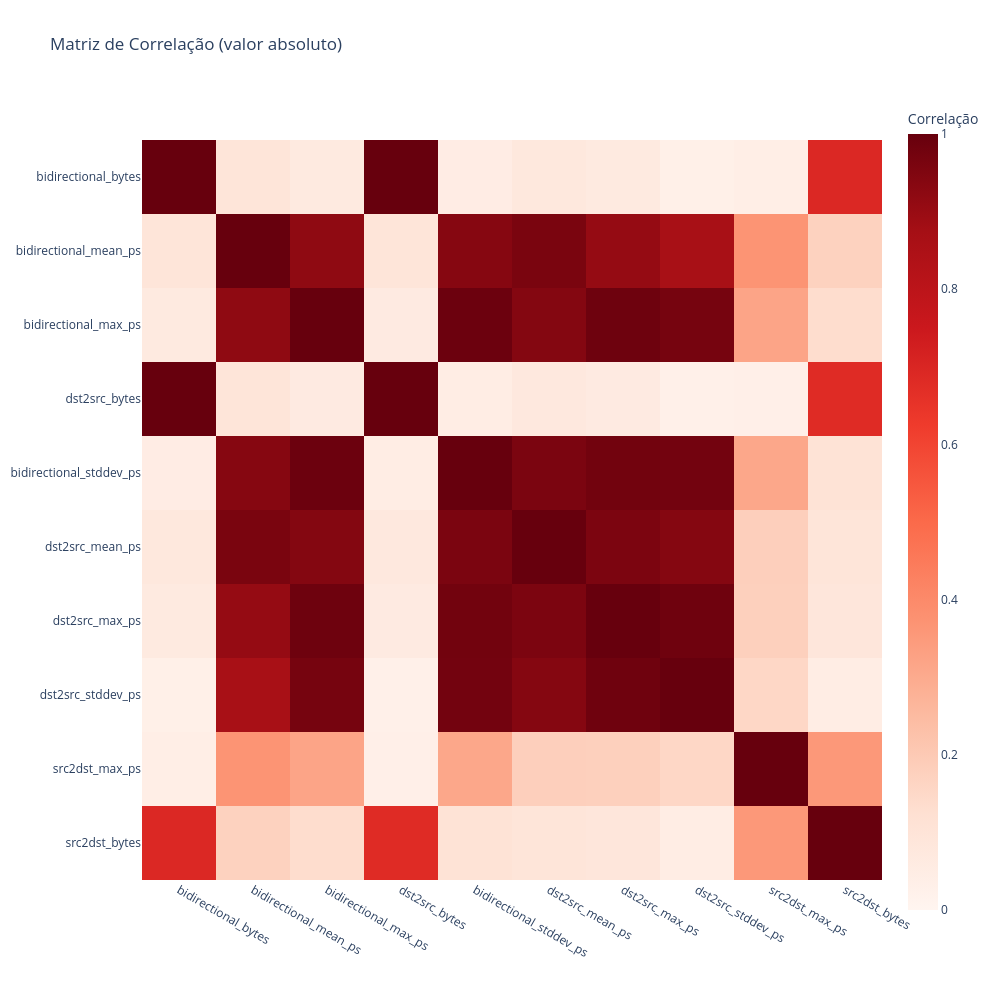

The notebook cell saved with this chart:
### Code cell
top_features_df = features_df[top_features]
corr_matrix = top_features_df.corr(method="pearson")
nb_plot.correlation_heatmap(corr_matrix, is_abs = True)
#display(corre_matrix)

### Figure 1 — Plotly figure (JSON) as saved in the notebook; plotly's stock layout.template omitted (floating-point values rounded to 4 significant figures)
{"data": [{"coloraxis": "coloraxis", "name": "0", "x": ["bidirectional_bytes", "bidirectional_mean_ps", "bidirectional_max_ps", "dst2src_bytes", "bidirectional_stddev_ps", "dst2src_mean_ps", "dst2src_max_ps", "dst2src_stddev_ps", "src2dst_max_ps", "src2dst_bytes"], "y": ["bidirectional_bytes", "bidirectional_mean_ps", "bidirectional_max_ps", "dst2src_bytes", "bidirectional_stddev_ps", "dst2src_mean_ps", "dst2src_max_ps", "dst2src_stddev_ps", "src2dst_max_ps", "src2dst_bytes"], "z": [[1.0, 0.09784, 0.0659, 0.9998, 0.05163, 0.07761, 0.06557, 0.03142, 0.04166, 0.6933], [0.09784, 1.0, 0.9196, 0.09522, 0.938, 0.9622, 0.9067, 0.8663, 0.3686, 0.173], [0.0659, 0.9196, 1.0, 0.06369, 0.9904, 0.9422, 0.9858, 0.9705, 0.3192, 0.1347], [0.9998, 0.09522, 0.06369, 1.0, 0.04979, 0.07661, 0.06453, 0.03073, 0.03357, 0.6804], [0.05163, 0.938, 0.9904, 0.04979, 1.0, 0.9602, 0.9783, 0.9755, 0.3105, 0.1096], [0.07761, 0.9622, 0.9422, 0.07661, 0.9602, 1.0, 0.9575, 0.9387, 0.1819, 0.09409], [0.06557, 0.9067, 0.9858, 0.06453, 0.9783, 0.9575, 1.0, 0.9843, 0.1797, 0.08688], [0.03142, 0.8663, 0.9705, 0.03073, 0.9755, 0.9387, 0.9843, 1.0, 0.1559, 0.04988], [0.04166, 0.3686, 0.3192, 0.03357, 0.3105, 0.1819, 0.1797, 0.1559, 1.0, 0.356], [0.6933, 0.173, 0.1347, 0.6804, 0.1096, 0.09409, 0.08688, 0.04988, 0.356, 1.0]], "type": "heatmap", "xaxis": "x", "yaxis": "y", "hovertemplate": "x: %{x}<br>y: %{y}<br>Correlação: %{z}<extra></extra>"}], "layout": {"xaxis": {"anchor": "y", "domain": [0.0, 1.0], "scaleanchor": "y", "constrain": "domain"}, "yaxis": {"anchor": "x", "domain": [0.0, 1.0], "autorange": "reversed", "constrain": "domain"}, "coloraxis": {"colorbar": {"title": {"text": "Correlação"}}, "colorscale": [[0.0, "rgb(255,245,240)"], [0.125, "rgb(254,224,210)"], [0.25, "rgb(252,187,161)"], [0.375, "rgb(252,146,114)"], [0.5, "rgb(251,106,74)"], [0.625, "rgb(239,59,44)"], [0.75, "rgb(203,24,29)"], [0.875, "rgb(165,15,21)"], [1.0, "rgb(103,0,13)"]], "cmin": 0, "cmax": 1}, "title": {"text": "Matriz de Correlação (valor absoluto)"}, "width": 1000, "height": 1000}}
